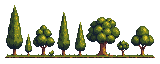
#> input picture reino-por-conquista-godot/assets_v2/cenario/tiras/floresta_variantes.png, 160 x 64 px; its folder holds 5 pictures in this run
$ python fatiar_floresta.py
#> lines starting #> are read from the running program, lines starting #| are printed output that depends on the picture; after the words box and inside, x2 and y2 are one past the last pixel; in counts of white or black regions, pixels touching at a corner belong together
### ferramentas/cenario_v2/bandas.py
"""BANDAS — o orçamento vertical da cena (spec §1), fonte única de Y.

O bug de layout do v1 tinha causa única: não existia orçamento de Y, e a
faixa de campo perdeu a disputa duas vezes. Aqui cada banda tem começo e fim,
o campo tem MÍNIMO INVIOLÁVEL, e nenhum Y pode ser hardcodado fora deste
módulo (nem no Python do pipeline, nem no GDScript — scripts/bandas.gd será
gerado a partir daqui quando a composição entrar).

Tabela da spec em canvas normalizado 320x180, convertida por razão para o
canvas nativo 400x200: y_real = round(y_tabela / 180 * 200).

ESTES NÚMEROS SÃO HIPÓTESE INICIAL (spec §1 "Como aplicar"): congelam como
constantes só depois do aceite visual N5 contra docs/referencia.png.
"""

CANVAS_W = 400
CANVAS_H = 200

_F = CANVAS_H / 180.0        # 1.111…


def _y(y_tabela: int) -> int:
    return round(y_tabela * _F)


# (início, fim) em Y de arte. Overlaps são intencionais (serra invade céu).
BANDAS = {
    "ceu":       (_y(0),   _y(52)),    # (0, 58)
    "montanhas": (_y(42),  _y(74)),    # (47, 82)
    "floresta":  (_y(70),  _y(96)),    # (78, 107) — terreno permanente
    # O blockout do N5 (v3.3 §B) mediu: com o topo em 98 a muralha vira uma
    # barra de 400px que engole os telhados e a silhueta lê como fileira.
    # Baixando o topo para 104, os telhados quebram a linha por cima e o
    # castelo ganha 12px de massa visível. O piso da spec (nunca acima de
    # 98 = _y(88)) continua respeitado.
    "muralha":   (_y(94),  _y(104)),   # (104, 116)
    "campo":     (_y(100), _y(152)),   # (111, 169) — banda dominante
    "rio":       (_y(150), _y(170)),   # (167, 189)
    "margem":    (_y(168), _y(180)),   # (187, 200)
}

# O castelo é a ÚNICA exceção autorizada a quebrar banda (spec §1): base na
# linha da muralha, topo furando serra e céu — é o que dá profundidade.
CASTELO_BASE = _y(104)      # 116
# v3.4 §B: topo de 44 → 36. Duas razões medidas, uma decisão. (1) folga
# contra o cume: alvo 16px, e o maciço desceu para y=52. (2) escala: com
# topo em 44 o castelo tinha 1,7× a altura de uma casa — a referência tem
# 4,4×. Isso não é castelo, é casa grande, e posição nenhuma conserta.
CASTELO_TOPO = _y(32)       # 36

# Mínimo inviolável da banda de campo (spec: 48 em 180 → 53 em 200).
CAMPO_MINIMO = round(48 * _F)


def altura(banda: str) -> int:
    a, b = BANDAS[banda]
    return b - a


# [15 lines left out: function validar, not called in this run]


# Partição SEM overlap para fatiar a placa base em nós (linhas de corte):
# os overlaps das BANDAS são intenção de composição; para dividir UM PNG em
# Sprite2D moduláveis, cada linha só pode pertencer a uma fatia.
FATIAS = {
    "fundo":    (0,                    BANDAS["floresta"][0]),   # céu+serra
    "floresta": (BANDAS["floresta"][0], BANDAS["campo"][0]),
    "campo":    (BANDAS["campo"][0],    BANDAS["rio"][0]),
    "rio":      (BANDAS["rio"][0],      BANDAS["margem"][0]),
    "margem":   (BANDAS["margem"][0],   CANVAS_H),
}


# [25 lines left out: function gerar_gd, not called in this run]


# [11 lines that do not run on import are left out]

### ferramentas/cenario_v2/fatiar_floresta.py
#!/usr/bin/env python3
"""Fatia a tira de floresta em variantes soltas (spec v4 §C.1).

Duas correções feitas por medida, não por olho:

1. A tira veio com uma FAIXA DE CHÃO ligando os troncos — o mesmo defeito
   de plinto que o v3.1 §B proíbe nos objetos. Ela é detectada por
   cobertura opaca por linha (≥70% da largura = chão, uma árvore sozinha
   nunca cobre isso) e removida. Sem removê-la as árvores nem se separam:
   ficam uma componente só de x=5 a x=154.
2. Só então as colunas se separam em variantes. Cada variante é recortada
   pelo seu próprio bbox opaco, para o pé ser o pé de verdade.

Saída: tiras/floresta_arvores.png (as variantes lado a lado, com alpha) +
tiras/floresta_arvores.json (bbox de cada variante e altura).
"""

import json
import sys
from pathlib import Path

import numpy as np
from PIL import Image

AQUI = Path(__file__).resolve().parent
sys.path.insert(0, str(AQUI))
from pipeline_cenario import SAIDA  # noqa: E402

TIRA = SAIDA / "tiras" / "floresta_variantes.png"
ALVO = SAIDA / "tiras" / "floresta_arvores.png"
META = SAIDA / "tiras" / "floresta_arvores.json"
CHAO_COBERTURA = 0.70
MIN_LARGURA = 6


def fatiar() -> None:
    im = Image.open(TIRA).convert("RGBA")
#> im is the input picture: PIL image 160x64 RGBA; mean R, G, B, A 23.8, 25.9, 11.9, 77.4
    a = np.array(im)
    op = a[..., 3] > 10
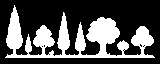
#> op: shape (64, 160) bool; 30.4% white; 1 white region, box (x1, y1, x2, y2) and area: (5, 5, 155, 58) 3110

    # o chão é a faixa contígua de cobertura alta que ENCOSTA NA BASE.
    # Pegar o mínimo global cortava em y=40, que é copa densa, não chão.
    ultimo = int(np.nonzero(op.any(axis=1))[0].max())
#> ultimo = 57
    corte = ultimo + 1
#> corte = 58
    y = ultimo
#> y = 57
    while y >= 0 and op[y].mean() >= CHAO_COBERTURA:
        corte = y
        y -= 1
#> this loop made 3 passes
#> (corte, y) on passes 1 to 3: (57, 56), (56, 55), (55, 54)
#> after the loop, y = 54
    linhas_chao = list(range(corte, ultimo + 1)) if corte <= ultimo else []
#> linhas_chao = [55, 56, 57]
    a = a[:corte]
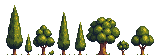
#> a: shape (55, 160, 4); mean R, G, B, A 23.2, 25.8, 12, 77.3; transparent parts drawn white
    op = op[:corte]
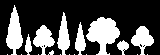
#> op: shape (55, 160) bool; 30.3% white; 18 white regions (10 under 20 px), largest, box (x1, y1, x2, y2) and area: (86, 17, 120, 55) 749, (6, 5, 23, 55) 481, (131, 26, 154, 55) 355
    print(f"  faixa de chão nas linhas {linhas_chao} → cortada em y={corte}")
#|   faixa de chão nas linhas [55, 56, 57] → cortada em y=55

    cols = op.any(axis=0)
    grupos: list[list[int]] = []
    for x in range(len(cols)):
        if cols[x]:
            if grupos and x - grupos[-1][-1] <= 1:
                grupos[-1].append(x)
            else:
                grupos.append([x])
#> after the loop, grupos = 6 items
    grupos = [g for g in grupos if len(g) >= MIN_LARGURA]
    print(f"  {len(grupos)} variantes separadas")
#|   6 variantes separadas

    recortes = []
    for g in grupos:
        sub = a[:, g[0]:g[-1] + 1]
        so = sub[..., 3] > 10
        ys = np.nonzero(so.any(axis=1))[0]
        recortes.append(sub[ys.min():ys.max() + 1])
#> this loop made 6 passes
#> g on passes 2, 4: [25, 26, 27, 28, 29, 30, 31], [57, 58, 59, 60, 61, 62, 63, 64, 65, 66, 67, 68, 69]
#> pass 3, in fatiar, `sub = a[:, g[0]:g[-1] + 1]`:
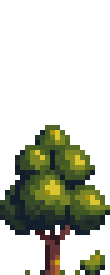
#> sub: shape (55, 22, 4) (shown 5 times larger); mean R, G, B, A 22.6, 25.2, 12.3, 78.6; transparent parts drawn white
#> pass 3, in fatiar, `so = sub[..., 3] > 10`:
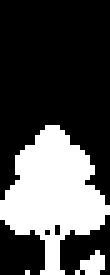
#> so: shape (55, 22) bool (shown 5 times larger); 30.8% white; 3 white regions (2 under 20 px), largest, box (x1, y1, x2, y2) and area: (0, 25, 22, 55) 354
#> after the loop, recortes = 6 items

    larg = sum(r.shape[1] for r in recortes)
#> larg = 137
    alt = max(r.shape[0] for r in recortes)
#> alt = 50
    folha = np.zeros((alt, larg, 4), np.uint8)
    meta = []
    x = 0
    for i, r in enumerate(recortes):
        # ancorado no PÉ: as variantes têm alturas diferentes e a base
        # tem que ficar alinhada para a Godot poder posar todas no chão
        folha[alt - r.shape[0]:, x:x + r.shape[1]] = r
        meta.append({"x": x, "y": alt - r.shape[0], "w": r.shape[1],
                     "h": r.shape[0]})
        x += r.shape[1]
#> this loop made 6 passes
#> x on passes 1 to 6: 17, 24, 46, 59, 114, 137
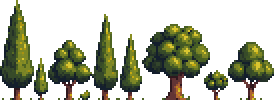
#> folha: shape (50, 137, 4) (shown 2 times larger); mean of channels 0, 1, 2, 3 29.8, 33.2, 15.4, 99.3; transparent parts drawn white
#> after the loop, meta = 6 items; x = 137
    Image.fromarray(folha, "RGBA").save(ALVO)
    META.write_text(json.dumps({"altura_folha": alt, "variantes": meta},
                               indent=1))
    alturas = [m["h"] for m in meta]
#> alturas = [50, 21, 30, 43, 38, 29]
    print(f"  💾 {ALVO.name} {larg}x{alt} · alturas {alturas}")
#|   💾 floresta_arvores.png 137x50 · alturas [50, 21, 30, 43, 38, 29]
    distintas = len(set(alturas))
#> distintas = 6
    print(f"  {'✅' if distintas >= 3 else '❌'} {distintas} alturas distintas")
#|   ✅ 6 alturas distintas


if __name__ == "__main__":
    fatiar()
